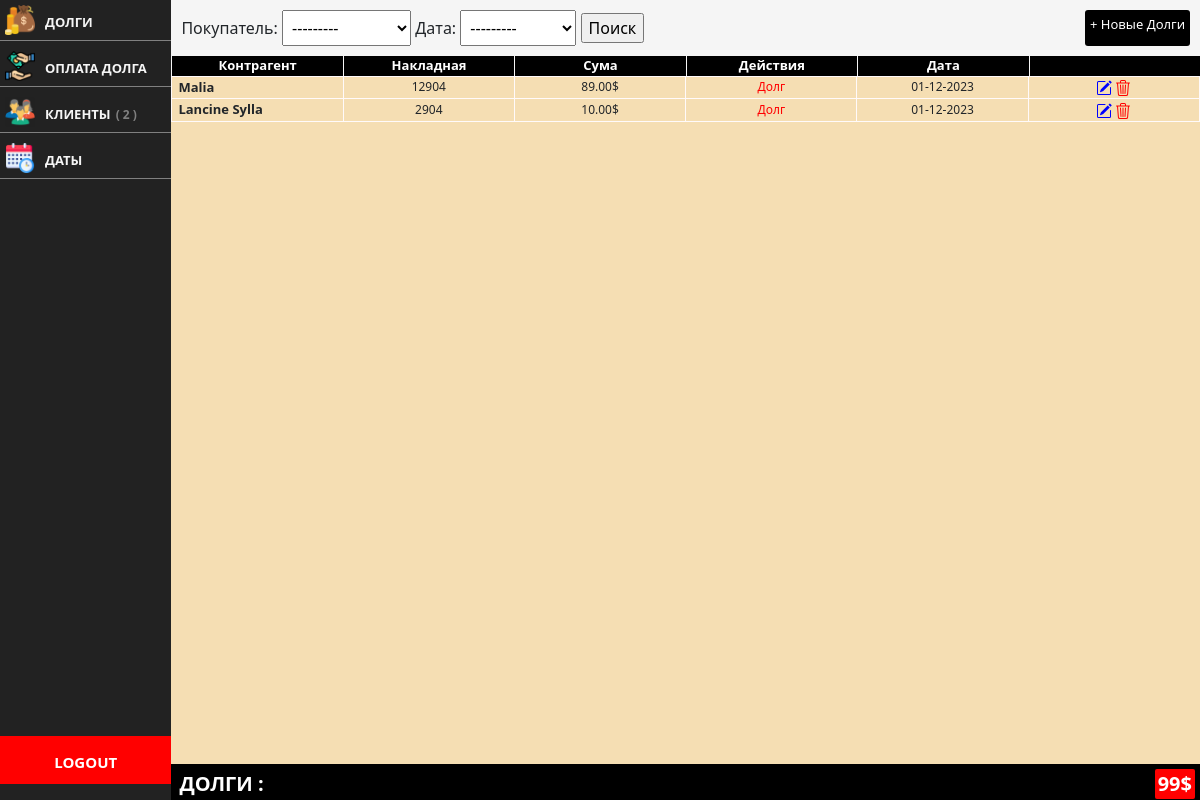
The app's page /credits/ with its own data.
### app/models.py (models this page shows, shortened)
class Date(models.Model):
    date = models.CharField(max_length=250, verbose_name="Сегодняшняя дата", unique=True, default="01-01-2024")
    slug = AutoSlugField(populate_from='date', unique=True)
    class Meta:
        ordering = ('-id',)
    def __str__(self):
        return self.date

class Credit(models.Model):
    date = models.ForeignKey(Date, on_delete=models.SET_NULL, null=True, verbose_name="дата", default='')
    client = models.ForeignKey(Client, on_delete=models.SET_NULL, null=True, verbose_name="Покупатель", default='')
    recu = models.CharField(max_length=250, verbose_name="Накладная", unique=True)
    action = models.CharField(max_length=250, choices=ActionCredits, default=1, verbose_name="Действия")
    credit = models.DecimalField(max_digits=10, decimal_places=2, verbose_name="Сумма ($)")
    class Meta:
        ordering = ('-id',)

class Client(models.Model):
    nom = models.CharField(max_length=250, verbose_name="Имя", unique=True)
    slug = AutoSlugField(populate_from='nom', unique=True)
    numero = models.CharField(max_length=250, verbose_name="Телефон", unique=True)
    ville = models.CharField(max_length=250, verbose_name="Город", blank=True)
    adresse = models.CharField(max_length=250, verbose_name="Адрес", blank=True)
    class Meta:
        ordering = ('nom',)
    def __str__(self):
        return self.nom

### app/views.py (the view)
# urls.py: path('credits/', views.credits, name='credits'),
def credits(request):
    credits = Credit.objects.all().order_by('-id')
    clients = Client.objects.all().order_by('-id')
    credits_filters = Credit.objects.all().order_by('-id')
    myFilter = CreditFilter(request.GET, queryset=credits_filters)
    credits_filters = myFilter.qs
    total_credit = myFilter.qs.aggregate(Sum('credit'))
    context = {
        'credits': credits,
        'clients': clients,
        'credits_filters': credits_filters,
        'myFilter': myFilter,
        'total_credit': total_credit,
    }
    return render(request, 'app/credits.html', context)

### app/templates/app/credits.html (shortened to what this page needs)
{% extends 'base.html' %}
{% load static %}
{% load crispy_forms_tags %}
{% load django_template_maths %}
{% block body %}
    <div class="container-credit">
        {% include 'includes/menu.html' %}
        <div class="cadre">
            <div class="cadre-entete">
                <form style="" method='get'>
                    {{ myFilter.form }}
                    <input type="submit" value="Поиск">
                </form>
                <a href="{% url 'app:add-credits' %}"> + Новые Долги</a>
            </div>
            <div class="cadre-credit">
                <div class="cadre-credit-paiement">
                    <div class="entete-table">
                        <li>Контрагент</li>
                        <li>Накладная</li>
                        <li>Сума</li>
                        <li>Действия</li>
                        <li>Дата</li>
                        <li></li>
                    </div>
                    <div class="cadre-filtre">
                        <table>
                            <tbody>
                            {% for credit in credits_filters %}
                                <tr>
                                    <td style="text-align: left; font-weight: bold;font-size: 13px;"><span
                                            style="margin-left: 5px">{{ credit.client.nom }}</span></td>
                                    <td>{{ credit.recu }} </td>
                                    <td>{{ credit.credit }}$</td>
                                    <td style="color: red">{{ credit.action }}</td>
                                    <td>{{ credit.date }} </td>
                                    <td class="action-ico">
                                        <a href="{% url 'app:edit-credits' credit.id %}">
                                        </a>
                                        <a href="{% url 'app:delete-credits' credit.id %}" class="delete">
                                        </a>
                                    </td>
                                </tr>
                            {% endfor %}
                            </tbody>
                        </table>
                    </div>
                    <div class="total">
                        <h1>ДОЛГИ : </h1>
                        <h2>{{ total_credit.credit__sum|add_decimal:2 }}$</h2>
                    </div>
                </div>
            </div>
        </div>
    </div>
{% endblock body %}

### app/static/app/css/style.css (style rules this page uses)
.container-credit { width: 100%; background-color: gray; height: 100vh; display: flex; flex-direction: row; }
.container-credit .cadre { height: 100vh; width: 100%; background-color: white; }
.cadre-entete { background-color: whitesmoke; display: flex; flex-direction: row; padding: 10px; justify-content: space-between; }
.cadre-entete select { padding: 5px; }
.cadre-entete a { background-color: black; text-decoration: none; padding: 5px; border-radius: 3px; font-size: 13px; color: white; }
.cadre-credit { display: flex; flex-direction: row; }
.cadre-credit-paiement { width: 100%; display: flex; flex-direction: column;; }
.action-ico { text-align: center; }
.action-ico svg { height: 16px; width: 16px; }
.action-ico a { background: none; text-decoration: none; color: blue; }
.action-ico .delete { color: red; }
.cadre-filtre { width: 100%; height: 86vh; overflow: auto; background-color: wheat; }
.cadre-filtre td { width: 16%; border: 1px solid snow; text-align: center; font-size: 12px; text-transform: capitalize; }
.total { width: 100%; background-color: black; display: flex; flex-direction: row; justify-content: space-between; height: 5vh; }
.total h1 { margin: 5px; font-size: 20px; font-weight: bold; padding: 3px; color: white; }
.total h2 { margin: 5px; font-size: 20px; font-weight: bold; padding: 3px; color: white; background-color: red; border-radius: 2px; }
table { width: 100%; }
.entete-table { display: flex; flex-direction: row; justify-content: space-between; }
.entete-table li { display: inline-block; background-color: black; width: 17%; text-align: center; border-left: 1px solid whitesmoke; color: white; font-size: 13px; font-weight: bold; }

### records on screen
Date: date "---------"
Credit: client.nom "Malia", recu "12904", credit "89.00", action "Долг", date "01-12-2023"
Credit: client.nom "Lancine Sylla", recu "2904", credit "10.00", action "Долг", date "01-12-2023"

### other values on screen
{{ clients.count }} "2"
{{ total_credit.credit__sum|add_decimal:2 }} "99"
